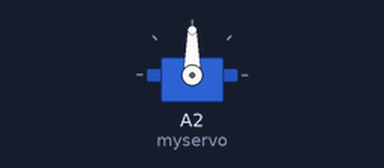
Bench run of a sketch on a simulated Arduino Uno, built with avr-gcc and run on an emulated ATmega328P. On the bench: servo.

Above: at 0.05 s.
At 6.0 s:
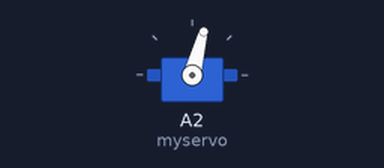
Timing chart, 0 to 11.7 s (numbered marks = the images above):
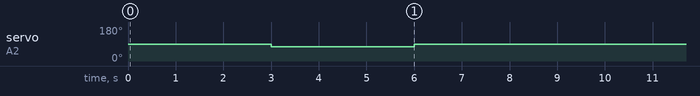

Measured:
- by itself, servo on A2 (myservo): alternates 90° for 6.0 s and 75° for 3.0 s

The sketch:

code_pour__le_ServoMotor.ino
```cpp
#include <Servo.h>

/*
 Controlling a²
- brown cable to GND
- Red Cable to V_bus (5V from USB)
- Orange to A2

*/

#include <Servo.h>

Servo myservo;  // create servo object to control a servo

void setup() {
myservo.attach(A2);
}

void loop() {


    int i=90;
  myservo.write(i);                  // sets the servo position according to the scaled value
  delay(3000);
     i=75;
    myservo.write(i);

    delay(3000);

     i=90;
    myservo.write(i);

    delay(3000);
}

 
```
